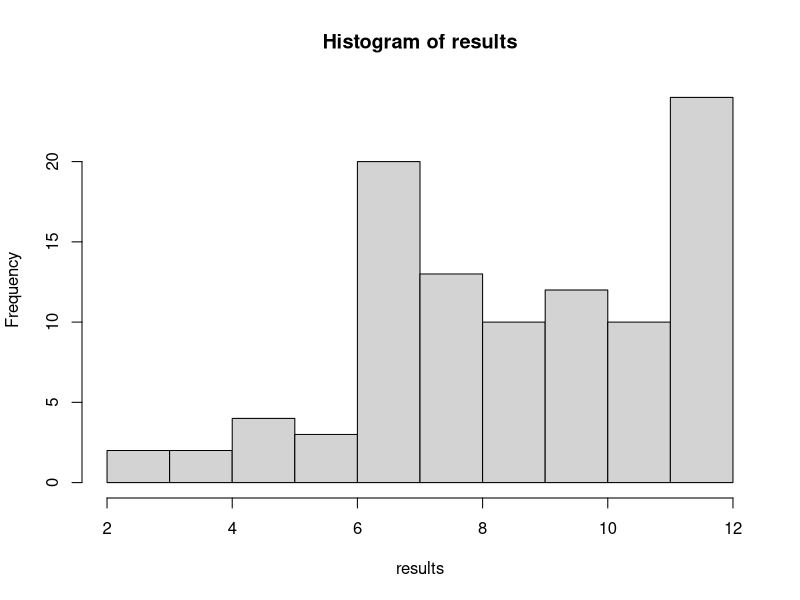

The R script that drew this image:


EOQ <- function(D = 1000) {
  K <- 5
  h <- 0.25
  Q <- sqrt((2 * D * K) / h)
  Q
}

roll <- function(faces = 1:6, dice = 2) {
  probabilities_vector <- c(0.1, 0.1, 0.1, 0.1, 0.1, 0.5)
  dice <- sample(x = faces, size = dice, replace = TRUE, prob = probabilities_vector)
  sum(dice)
}

results <- replicate(n = 100, expr = roll(), simplify = TRUE)
hist(results)